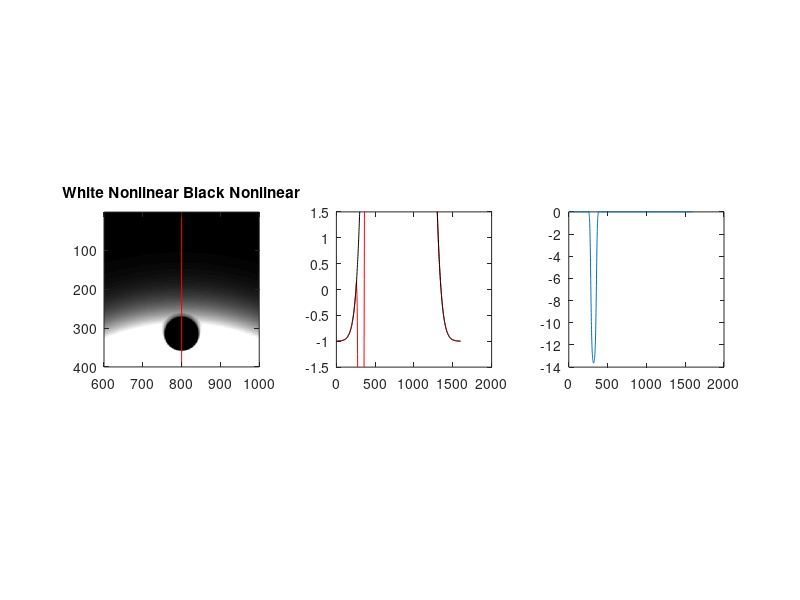

Recreate this plot in MATLAB.
%
% 10-9-2013 note save 'sta2' as model V1 cell RF
%
% source: http://www.icn.ucl.ac.uk/courses/MATLAB-Tutorials/Elliot_Freeman/html/gabor_tutorial.html
%close all
clear all

%%
%============================================
% white Gauss
imSize = 1600;    % image size: n X n
lamda = imSize*2*2;     % wavelength (number of pixels per cycle)
theta = 0;    % grating orientation
sigma = 0.15;    % gaussian standard deviation in pixels
phase = 0.25;    % phase (0 -> 1)
trim = .05;    % trim off gaussian values smaller than this

%%
%=======make linear ramp
X = 1:imSize;             % X is a vector from 1 to imageSize
X0 = (X / imSize) - .5;    % rescale X -> -.5 to .5

%%
%=============Now make a 2D grating
% Start with a 2D ramp use meshgrid to make 2 matrices with ramp values across columns (Xm) or across rows (Ym) respectively

[Xm Ym] = meshgrid(X0, X0);             % 2D matrices
% imagesc( [ Xm Ym ] );                   % display Xm and Ym
% colorbar; axis on                      % add colour bar to see values

%%
%=============Make 2D gaussian blob
s = sigma;                     % gaussian width as fraction of imageSize

gaussW = exp( -(((Xm.^2)+(Ym.^2)) ./ (2* s^2)) ); % formula for 2D gaussian
%figure(1);imagesc( gaussW, [-1 1] ); colormap(gray)                       % display
%axis on; axis image;     % use gray colormap

%%
%NONLINEARITY gaussW
nW = 2.2;
L50W = 0.1;
gaussWNL= (gaussW.^nW)./(L50W+gaussW.^nW);


%%
% ==========================================
% black Gauss
% imSize = 48;    % image size: n X n
% lamda = 96*2;     % wavelength (number of pixels per cycle)
% theta = 0;    % grating orientation
sigma = 0.01;    % gaussian standard deviation in pixels
phase = 0.75;    % phase (0 -> 1)
trim = .05;    % trim off gaussian values smaller than this
x_pos=round(imSize*.5); % centr pos =24,24
y_pos=round(imSize*.2);
%%
%=======make linear ramp
X = 1:imSize;             % X is a vector from 1 to imageSize
XB = (X / imSize) - .5;    % rescale X -> -.5 to .5
YB= (X / imSize) - .5; 
XB=circshift(XB,[0 x_pos-imSize/2]);
YB=circshift(YB,[0 y_pos-imSize/2]);
%%
%=============Now make a 2D grating
% Start with a 2D ramp use meshgrid to make 2 matrices with ramp values across columns (Xm) or across rows (Ym) respectively

[Xm Ym] = meshgrid(XB, YB);             % 2D matrices
% imagesc( [ Xm Ym ] );   
% imagesc( [ Xm ] );% display Xm and Ym
% colorbar; axis on                      % add colour bar to see values

%%
%=============Make 2D gaussian blob
s = sigma;                     % gaussian width as fraction of imageSize
gaussB = -exp( -(((Xm.^2)+(Ym.^2)) ./ (2* s^2)) ); % formula for 2D gaussian
ind=find(gaussB>-.0011);
gaussB(ind)=0;
ind=find(gaussB~=0);
gaussB=gaussB*1;
% gaussB(ind)=gaussB(ind)*-1;
%figure(2);imagesc( gaussB, [-1 1] ); colormap(gray)                       % display
%axis on; axis image;     % use gray colormap

%%
%NONLINEARITY gaussB
nB = 1;
L50B = 0.1;
gaussBNL=gaussB.*-1;
gaussBNL= (gaussBNL.^nB)./(L50B+gaussBNL.^nB);
gaussBNL= gaussBNL.*-15;

%%
amp = 32;
gaussW=(gaussW*amp)-1;
gaussWNL=(gaussWNL*amp)-1;
%gaussWNL(gaussWNL<0.95)=-1; % without tail, Venus has no blister

%gaussWNL(gaussWNL>1)=1; COMMENT TO SHOW BLUR
gaussWNLBNL = gaussWNL + gaussBNL;
limx = [imSize*3/8,imSize*5/8];
limy = [1,imSize/4];
figure();clf;
subplot(1,3,1);imagesc( gaussWNLBNL, [-1 1] ); colormap(gray); axis on; axis image; title('White Nonlinear Black Nonlinear'); xlim(limx);ylim(limy);     
hold on; plot([imSize/2 imSize/2],[1 imSize], 'r'); hold off;
subplot(1,3,2); plot(gaussWNLBNL(:,imSize/2),'r');ylim([-1.5 1.5]); axis square;
hold on; plot(gaussWNL(:,imSize/2),'k'); hold off;
subplot(1,3,3);plot(gaussBNL(:,imSize/2)); axis square;
